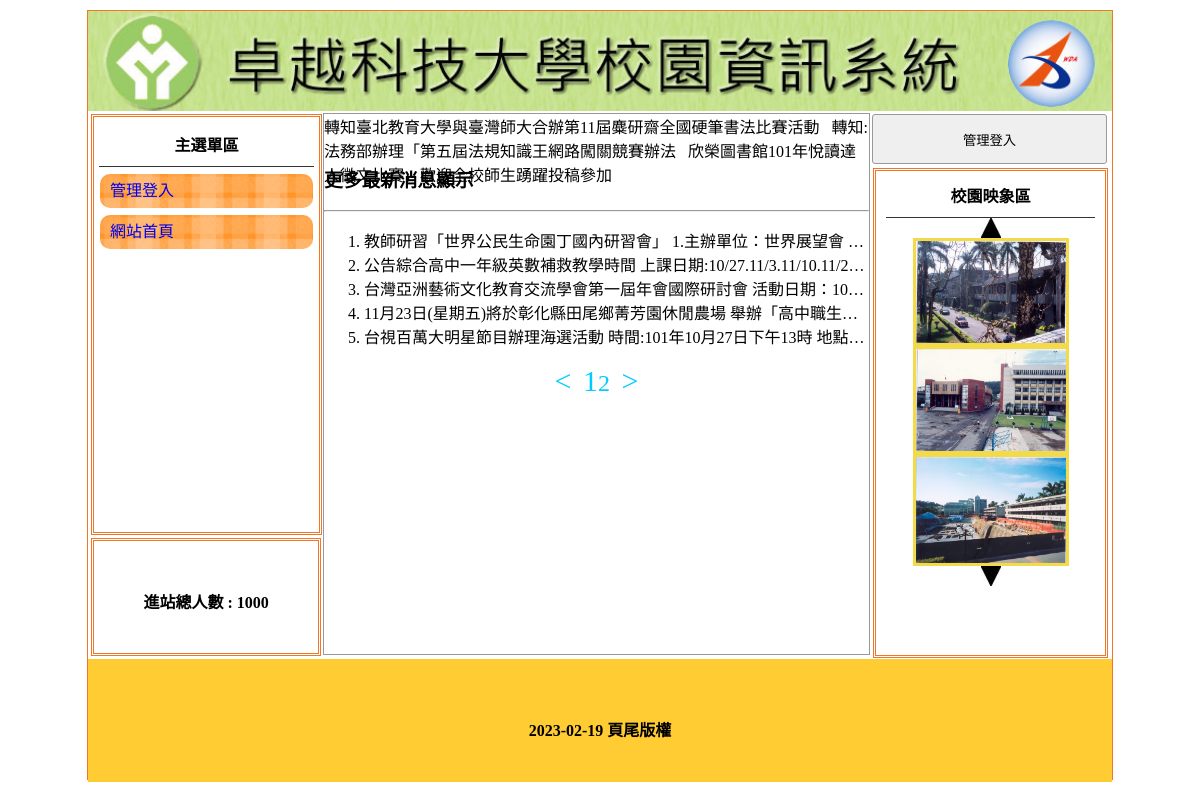
Screenshot of /?do=news&p=1 with the database file from the repository.
### tables this page shows
CREATE TABLE `title` (
  `id` int(10) UNSIGNED NOT NULL,
  `img` text NOT NULL,
  `text` text NOT NULL,
  `sh` int(1) UNSIGNED NOT NULL DEFAULT 0
);

CREATE TABLE `menu` (
  `id` int(10) UNSIGNED NOT NULL,
  `text` text NOT NULL,
  `url` text NOT NULL,
  `sh` int(1) UNSIGNED NOT NULL DEFAULT 1,
  `main` int(10) UNSIGNED NOT NULL DEFAULT 0
);

CREATE TABLE `total` (
  `id` int(10) UNSIGNED NOT NULL,
  `text` text NOT NULL
);

CREATE TABLE `ad` (
  `id` int(10) UNSIGNED NOT NULL,
  `text` text NOT NULL,
  `sh` int(1) NOT NULL DEFAULT 1
);

CREATE TABLE `news` (
  `id` int(10) UNSIGNED NOT NULL,
  `text` text NOT NULL,
  `sh` int(1) NOT NULL DEFAULT 1
);

CREATE TABLE `image` (
  `id` int(10) UNSIGNED NOT NULL,
  `img` text NOT NULL,
  `sh` int(1) UNSIGNED NOT NULL DEFAULT 1
);

CREATE TABLE `bottom` (
  `id` int(10) UNSIGNED NOT NULL,
  `text` text NOT NULL
);

### api/base.php (called while the page is built, shortened)
<?php
class DB {
    protected $dns="mysql:host=localhost;charset=utf8;dbname=web20;";
    protected $pdo;
    protected $table;
    public function __construct($table)
    {
        $this->pdo=new PDO($this->dns,'root','');
        $this->table=$table;
    }
    public function all(...$args){
        $sql="SELECT * FROM `$this->table` ";
        if(isset($args[0])){
            if(is_array($args[0])){
                $sql.=" WHERE ".join(" AND ",$this->arrToSql($args[0]));
            }else{
                $sql.=$args[0];
            }
        }
        return $this->pdo->query($sql)->fetchAll(PDO::FETCH_ASSOC);
    }
    public function find($id){
        $sql="SELECT * FROM `$this->table` ";
        if(is_array($id)){
            $sql.=" WHERE ".join(" AND ",$this->arrToSql($id));
        }else{
            $sql.=" WHERE `id`='$id'";
        }
        return $this->pdo->query($sql)->fetch(PDO::FETCH_ASSOC);
    }
    public function count($arg){
        return $this->mathSql('COUNT','*',$arg);
    }
    private function arrToSql($arr){
        $res=[];
        foreach($arr as $key=>$val){
            $res[]="`$key`='$val'";
        }
        return $res;
    }
    private function mathSql($math,$col,$arg){
        $sql="SELECT $math($col) FROM `$this->table` ";
        if(is_array($arg)){
            $sql.=" WHERE ".join(" AND ",$this->arrToSql($arg));
        }else if($arg!=1){
            $sql.=$arg;
        }
        return $this->pdo->query($sql)->fetchColumn();
    }
}
$Total=new DB('total');
$Title=new DB('title');
$Bottom=new DB('bottom');
$Image=new DB('image');
$Ad=new DB('ad');
$Menu=new DB('menu');
?>

### index.php (the view, shortened to what this page needs)
<?php
include_once "./api/base.php";
?>
<!DOCTYPE html
	PUBLIC "-//W3C//DTD XHTML 1.0 Transitional//EN" "http://www.w3.org/TR/xhtml1/DTD/xhtml1-transitional.dtd">
<html xmlns="http://www.w3.org/1999/xhtml">
<head>
	<link href="./css/css.css" rel="stylesheet" type="text/css">
</head>
<body>
	<div id="main">
		<a title="<?=$Title->find(['sh'=>1])['text']?>" href="index.php">
			<div class="ti" style="background:url('./upload/<?=$Title->find(['sh'=>1])['img']?>'); background-size:cover;"></div>
		</a>
		<div id="ms">
			<div id="lf" style="float:left;">
				<div id="menuput" class="dbor">
					<span class="t botli">主選單區</span>
					<?php
					$menus=$Menu->all(['main'=>0]);
					foreach($menus as $menu){
						echo "<div class='mainmu'><a href='{$menu['url']}'>{$menu['text']}</a>";
						echo "</div>";
					}
					?>
				</div>
				<div class="dbor" style="margin:3px; width:95%; height:20%; line-height:100px;">
					<span class="t">進站總人數 :
						<?=$Total->find(1)['text']?></span>
				</div>
			</div>
<?php
$do=$_GET['do']??'home';
$file="./front/$do.php";
if(file_exists($file)){
	include $file;
}else{
	include "./front/home.php";
}
?>
			<div class="di di ad" style="height:540px; width:23%; padding:0px; margin-left:22px; float:left; ">
				<button style="width:100%; margin-left:auto; margin-right:auto; margin-top:2px; height:50px;"
					onclick="lo('?do=login')">管理登入</button>
				<div style="width:89%; height:480px;" class="dbor">
					<span class="t botli">校園映象區</span>
					<img src="./icon/up.jpg" onclick="up()">
					<?php
					$imgs=$Image->all(['sh'=>1]);
					foreach($imgs as $idx=>$img){
						$t=$idx+1;
						echo "<img src='./upload/{$img['img']}' class='im' id='ssaa$t' style='width:150px;'>";
					}
					?>
					<img src="./icon/dn.jpg" onclick="dn()">
				</div>
			</div>
		</div>
		<div
			style="width:1024px; left:0px; position:relative; background:#FC3; margin-top:4px; height:123px; display:block;">
			<span class="t" style="line-height:123px;"><?=$Bottom->find(1)['text']?></span>
		</div>
	</div>
</body>
</html>

### front/news.php (shortened to what this page needs)
<div class="di"
				style="height:540px; border:#999 1px solid; width:53.2%; margin:2px 0px 0px 0px; float:left; position:relative; left:20px;">
				<?php
include "mq.php";
?>
				<div style="height:32px; display:block;"></div>
				<h3>更多最新消息顯示</h3>
				<hr>
				<?php
								$table='News';
								$direct=strtolower($table);
								$div=5;
								$all=ceil($$table->count(['sh'=>1])/$div);
								$act=$_GET['p']??2;
								$prev=$act-1;
								$next=$act+1;
								if($act==1){
									$prev=1;
								}
								$start=($act-1)*$div;
								$rows=$$table->all(" LIMIT $start,$div");
								$olStart=$start+1;
								echo "<ol start='$olStart' class='ssaa'>";
								foreach($rows as $row){
									echo "<li><div class='all ellipse'>{$row['text']}</div></li>";
								}
								echo "</ol>"
								?>
						<div style="text-align:center;">
						<a class="bl" style="font-size:30px;" href="?do=<?=$direct?>&p=<?=$prev?>">&lt;&nbsp;</a>
						<?php
						for ($i=1; $i <=$all ; $i++) {
							$size=$i==$act?'30px':'24px';
							echo "<a class='bl' style='font-size:$size;' href='?do=$direct&p=$i'>$i</a>";
						}
						?>
						<a class="bl" style="font-size:30px;" href="?do=<?=$direct?>&p=<?=$next?>">&nbsp;&gt;</a>
					</div>
			</div>

### front/mq.php (shortened to what this page needs)
<marquee scrolldelay="120" direction="left" style="position:absolute; width:100%; height:40px;">
<?php
$ads=$Ad->all(['sh'=>1]);
foreach($ads as $ad){
    echo $ad['text'];
}
?>
				</marquee>

### css/css.css (style rules this page uses)
body { padding:0px; margin:0px; }
#main { width:1024px; height:768px; margin:10px auto 10px auto; border:#EE7728 1px solid; position:relative; }
.ti { width:100%; height:100px; position:relative; background-size:cover; background-repeat:no-repeat; }
.dbor { border:#EE7728 double 3px; margin:1px; padding:2px 10px 2px 10px; }
.t { font-weight:800; display:block; text-align:center; padding:10px 1px 10px 1px; }
.botli { border-bottom:#333 1px solid; }
.mainmu { position:relative; border-radius:10px; background:url(../icon/menu.fw.png) center no-repeat; background-size:cover; line-height:30px; padding:2px 10px 2px 10px; margin:7px 1px 7px 1px; }
#lf { height:540px; width:21%; display:inline-block; }
#menuput { width:100%; height:75%; position:relative; padding:5px; display:block; margin: 3px; }
.di { display:inline-block; }
.ad { margin:1px; padding:2px 10px 2px 10px; }
input,button { border:#999 1px solid; border-radius:3px; background:#EFEFEF; padding:5px; margin:3px; }
.bl { color:#0CF; cursor:pointer; text-decoration:none; }
.ellipse { white-space: nowrap; overflow: hidden; text-overflow: ellipsis; }
a { text-decoration: none; }
img { display: block; }
.im { border: 3px solid #F3DA49; }
.dbor img { margin: auto; }

### rows the page displays
title: img (picture)
menu: text "管理登入"
menu: text "網站首頁"
total: text "1000"
ad: text "轉知臺北教育大學與臺灣師大合辦第11屆麋研齋全國硬筆書法比賽活動"
ad: text "轉知:法務部辦理「第五屆法規知識王網路闖關競賽辦法"
ad: text "欣榮圖書館101年悅讀達人徵文比賽，歡迎全校師生踴躍投稿參加"
news: text "教師研習「世界公民生命園丁國內研習會」 1.主辦單位：世界展望會…"
news: text "公告綜合高中一年級英數補救教學時間 上課日期:10/27.11/3.11/10.11/2…"
news: text "台灣亞洲藝術文化教育交流學會第一屆年會國際研討會 活動日期：10…"
news: text "11月23日(星期五)將於彰化縣田尾鄉菁芳園休閒農場 舉辦「高中職生…"
news: text "台視百萬大明星節目辦理海選活動 時間:101年10月27日下午13時 地點:…"
image: img (picture)
image: img (picture)
image: img (picture)
bottom: text "2023-02-19 頁尾版權"
